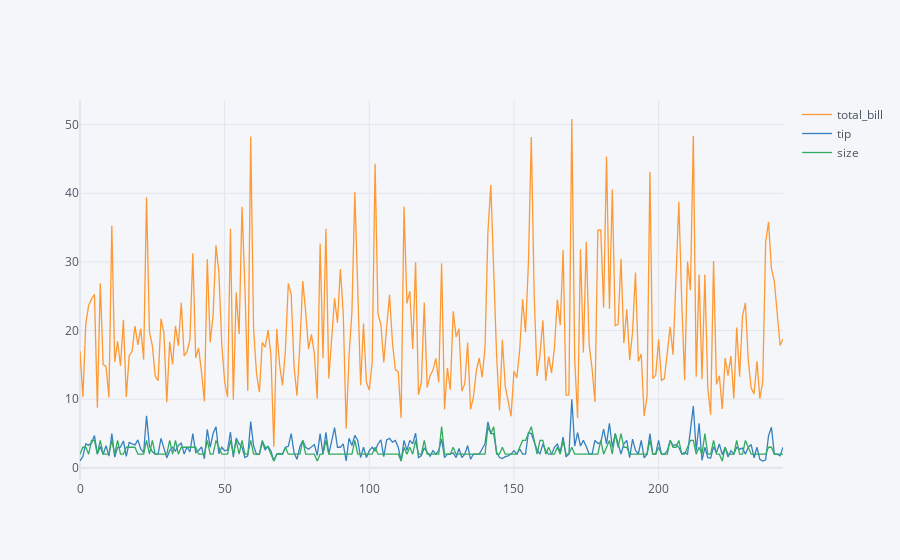

Write notebook code for a chart like this one.
### Code cell
plt.style.use('ggplot')

dataset2 = dataset[["total_bill", "tip", "size"]]

dataset2.iplot();

### Figure 1 — Plotly figure (JSON) as saved in the notebook; plotly's stock layout.template omitted (floating-point values rounded to 4 significant figures; data arrays with more than 128 entries replaced by an {"elided": "..."} marker saying what was removed)
{"data": [{"line": {"color": "rgba(255, 153, 51, 1.0)", "dash": "solid", "shape": "linear", "width": 1.3}, "mode": "lines", "name": "total_bill", "text": "", "type": "scatter", "x": {"elided": "244 int values"}, "y": {"elided": "244 float values"}}, {"line": {"color": "rgba(55, 128, 191, 1.0)", "dash": "solid", "shape": "linear", "width": 1.3}, "mode": "lines", "name": "tip", "text": "", "type": "scatter", "x": {"elided": "244 int values"}, "y": {"elided": "244 float values"}}, {"line": {"color": "rgba(50, 171, 96, 1.0)", "dash": "solid", "shape": "linear", "width": 1.3}, "mode": "lines", "name": "size", "text": "", "type": "scatter", "x": {"elided": "244 int values"}, "y": {"elided": "244 int values"}}], "layout": {"legend": {"bgcolor": "#F5F6F9", "font": {"color": "#4D5663"}}, "paper_bgcolor": "#F5F6F9", "plot_bgcolor": "#F5F6F9", "title": {"font": {"color": "#4D5663"}}, "xaxis": {"gridcolor": "#E1E5ED", "showgrid": true, "tickfont": {"color": "#4D5663"}, "title": {"font": {"color": "#4D5663"}, "text": ""}, "zerolinecolor": "#E1E5ED"}, "yaxis": {"gridcolor": "#E1E5ED", "showgrid": true, "tickfont": {"color": "#4D5663"}, "title": {"font": {"color": "#4D5663"}, "text": ""}, "zerolinecolor": "#E1E5ED"}}}
